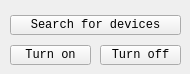
     <widget class="QWidget" name="DEVICE">
      <attribute name="title">
       <string>devices</string>
      </attribute>
      <widget class="QPushButton" name="SHUTDOWN_BUTTON">
       <property name="geometry">
        <rect>
         <x>100</x>
         <y>45</y>
         <width>81</width>
         <height>20</height>
        </rect>
       </property>
       <property name="font">
        <font>
         <family>Consolas</family>
         <pointsize>9</pointsize>
         <weight>50</weight>
         <bold>false</bold>
        </font>
       </property>
       <property name="mouseTracking">
        <bool>false</bool>
       </property>
       <property name="text">
        <string>Turn off</string>
       </property>
      </widget>
      <widget class="QPushButton" name="START_BUTTON">
       <property name="geometry">
        <rect>
         <x>10</x>
         <y>45</y>
         <width>81</width>
         <height>20</height>
        </rect>
       </property>
       <property name="font">
        <font>
         <family>Consolas</family>
         <pointsize>9</pointsize>
         <weight>50</weight>
         <bold>false</bold>
        </font>
       </property>
       <property name="mouseTracking">
        <bool>false</bool>
       </property>
       <property name="text">
        <string>Turn on</string>
       </property>
      </widget>
      <widget class="QPushButton" name="ENUM_BUTTON">
       <property name="geometry">
        <rect>
         <x>10</x>
         <y>15</y>
         <width>171</width>
         <height>20</height>
        </rect>
       </property>
       <property name="font">
        <font>
         <family>Consolas</family>
         <pointsize>9</pointsize>
         <weight>50</weight>
         <bold>false</bold>
        </font>
       </property>
       <property name="mouseTracking">
        <bool>false</bool>
       </property>
       <property name="text">
        <string>Search for devices</string>
       </property>
      </widget>
     </widget>
